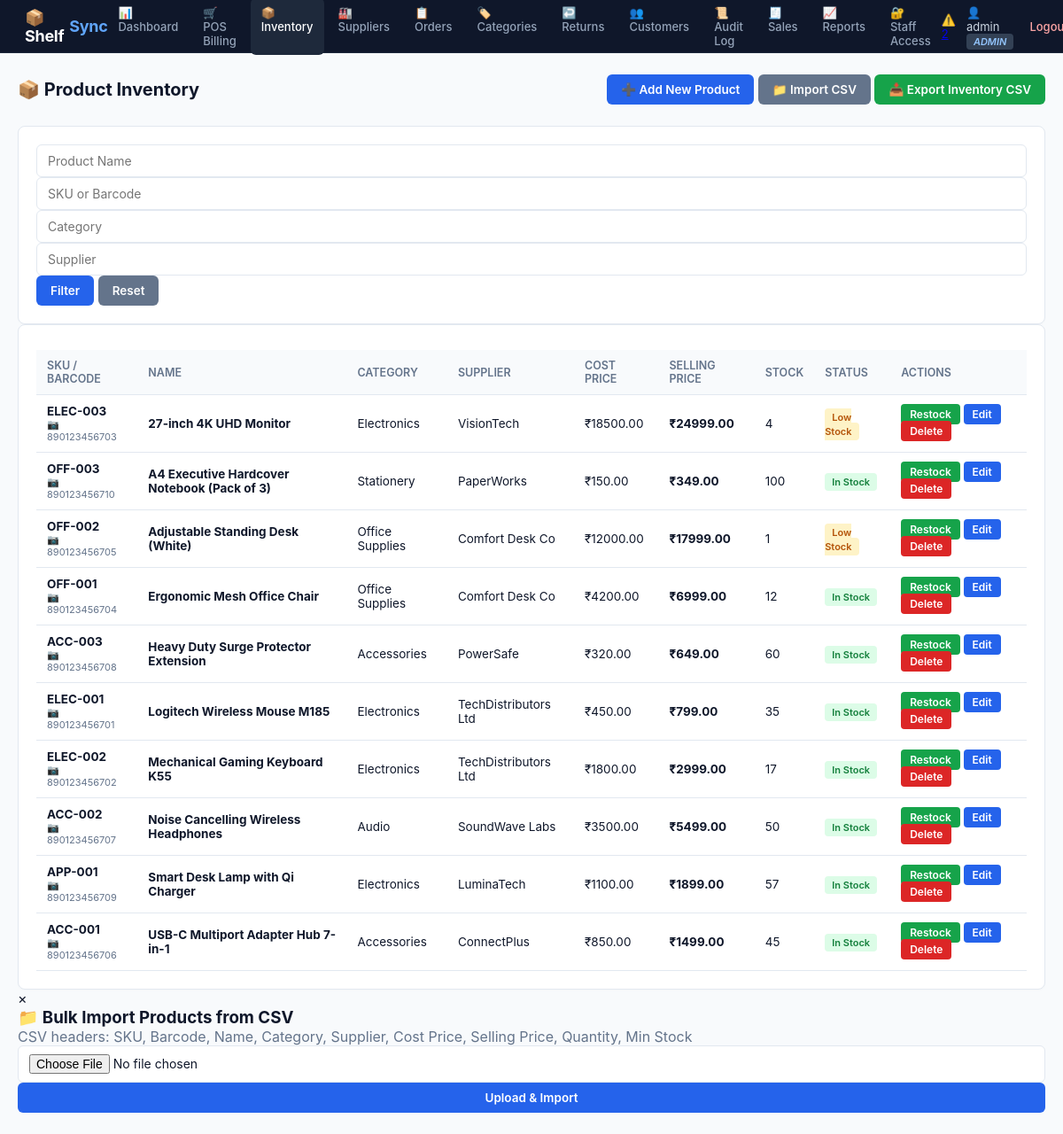
Screenshot of /products (signed in) with the database file from the repository.
### app.py (models this page shows)
class Product(db.Model):
    __tablename__ = "products"
    id = db.Column(db.Integer, primary_key=True)
    sku = db.Column(db.String(50), unique=True, nullable=True)
    barcode = db.Column(db.String(100), unique=True, nullable=True)
    name = db.Column(db.String(150), nullable=False)
    category = db.Column(db.String(100))
    supplier = db.Column(db.String(150))
    supplier_id = db.Column(db.Integer, db.ForeignKey("suppliers.id"), nullable=True)
    cost_price = db.Column(db.Float, nullable=False, default=0.0)
    price = db.Column(db.Float, nullable=False, default=0.0)
    quantity = db.Column(db.Integer, nullable=False, default=0)
    min_stock = db.Column(db.Integer, nullable=False, default=5)
    created_at = db.Column(db.DateTime, default=datetime.utcnow)
    @property
    def is_low_stock(self):
        return self.quantity <= self.min_stock and self.quantity > 0
    @property
    def is_out_of_stock(self):
        return self.quantity <= 0

### app.py (the view)
@app.route("/products")
@login_required
def products():
    query = Product.query
    name_q = request.args.get("name", "").strip()
    category_q = request.args.get("category", "").strip()
    supplier_q = request.args.get("supplier", "").strip()
    sku_q = request.args.get("sku", "").strip()
    if name_q:
        query = query.filter(Product.name.ilike(f"%{name_q}%"))
    if category_q:
        query = query.filter(Product.category.ilike(f"%{category_q}%"))
    if supplier_q:
        query = query.filter(Product.supplier.ilike(f"%{supplier_q}%"))
    if sku_q:
        query = query.filter((Product.sku.ilike(f"%{sku_q}%")) | (Product.barcode.ilike(f"%{sku_q}%")))
    product_list = query.order_by(Product.name.asc()).all()
    categories = [c[0] for c in db.session.query(Product.category).distinct() if c[0]]
    suppliers = Supplier.query.order_by(Supplier.name.asc()).all()
    return render_template(
        "products.html",
        products=product_list,
        categories=categories,
        suppliers=suppliers,
        filters={"name": name_q, "category": category_q, "supplier": supplier_q, "sku": sku_q},
    )

### app.py (called while the page is built)
def login_required(view_func):
    from functools import wraps
    @wraps(view_func)
    def wrapped(*args, **kwargs):
        if "user_id" not in session:
            flash("Please log in to access ShelfSync.", "error")
            return redirect(url_for("login"))
        return view_func(*args, **kwargs)
    return wrapped

@app.context_processor
def inject_user():
    low_count = Product.query.filter(Product.quantity <= Product.min_stock).count()
    return {
        "current_username": session.get("username"),
        "current_role": session.get("role"),
        "critical_alert_count": low_count
    }

### templates/products.html (shortened to what this page needs)
{% extends "base.html" %}
{% block content %}
<div class="page-header flex-between">
    <h2>📦 Product Inventory</h2>
    <div class="action-buttons">
        {% if current_role == 'admin' %}
        <a href="{{ url_for('add_product') }}" class="btn btn-primary">➕ Add New Product</a>
        <button class="btn btn-secondary" onclick="document.getElementById('importModal').style.display='block'">📁 Import CSV</button>
        {% endif %}
        <a href="{{ url_for('export_report', report_type='inventory') }}" class="btn btn-success">📥 Export Inventory CSV</a>
    </div>
</div>
<div class="filter-card">
    <form method="GET" action="{{ url_for('products') }}" class="filter-form">
        <input type="text" name="name" value="{{ filters.name }}" placeholder="Product Name" class="form-control">
        <input type="text" name="sku" value="{{ filters.sku }}" placeholder="SKU or Barcode" class="form-control">
        <input type="text" name="category" value="{{ filters.category }}" placeholder="Category" class="form-control">
        <input type="text" name="supplier" value="{{ filters.supplier }}" placeholder="Supplier" class="form-control">
        <button type="submit" class="btn btn-primary">Filter</button>
        <a href="{{ url_for('products') }}" class="btn btn-secondary">Reset</a>
    </form>
</div>
<div class="table-card">
    <table class="data-table">
        <thead>
            <tr>
                <th>SKU / Barcode</th>
                <th>Name</th>
                <th>Category</th>
                <th>Supplier</th>
                <th>Cost Price</th>
                <th>Selling Price</th>
                <th>Stock</th>
                <th>Status</th>
                <th>Actions</th>
            </tr>
        </thead>
        <tbody>
            {% for p in products %}
            <tr>
                <td>
                    <strong>{{ p.sku or '-' }}</strong>
                    {% if p.barcode %}<div class="text-muted" style="font-size:11px;">📷 {{ p.barcode }}</div>{% endif %}
                </td>
                <td><strong>{{ p.name }}</strong></td>
                <td>{{ p.category or '-' }}</td>
                <td>{{ p.supplier or '-' }}</td>
                <td>₹{{ "%.2f"|format(p.cost_price) }}</td>
                <td><strong>₹{{ "%.2f"|format(p.price) }}</strong></td>
                <td>{{ p.quantity }}</td>
                <td>
                    {% if p.is_out_of_stock %}
                    <span class="status-badge badge-out">Out of Stock</span>
                    {% elif p.is_low_stock %}
                    <span class="status-badge badge-low">Low Stock</span>
                    {% else %}
                    <span class="status-badge badge-ok">In Stock</span>
                    {% endif %}
                </td>
                <td>
                    <div class="table-actions">
                        <a href="{{ url_for('restock_product', product_id=p.id) }}" class="btn-sm btn-success">Restock</a>
                        {% if current_role == 'admin' %}
                        <a href="{{ url_for('edit_product', product_id=p.id) }}" class="btn-sm btn-primary">Edit</a>
                        <form method="POST" action="{{ url_for('delete_product', product_id=p.id) }}" style="display:inline;" onsubmit="return confirm('Delete {{ p.name }}?');">
                            <button type="submit" class="btn-sm btn-danger">Delete</button>
                        </form>
                        {% endif %}
                    </div>
                </td>
            </tr>
            {% else %}
            <tr><td colspan="9" class="text-center text-muted">No products found.</td></tr>
            {% endfor %}
        </tbody>
    </table>
</div>
<div id="importModal" class="modal">
    <div class="modal-content">
        <span class="close-modal" onclick="document.getElementById('importModal').style.display='none'">&times;</span>
        <h3>📁 Bulk Import Products from CSV</h3>
        <p class="text-muted">CSV headers: <code>SKU, Barcode, Name, Category, Supplier, Cost Price, Selling Price, Quantity, Min Stock</code></p>
        <form method="POST" action="{{ url_for('import_products') }}" enctype="multipart/form-data">
            <div class="form-group">
                <input type="file" name="csv_file" accept=".csv" required class="form-control">
            </div>
            <button type="submit" class="btn btn-primary btn-block">Upload & Import</button>
        </form>
    </div>
</div>
{% endblock %}

### static/style.css (style rules this page uses)
:root { --primary: #0f172a; --primary-light: #1e293b; --accent: #2563eb; --accent-hover: #1d4ed8; --success: #16a34a; --warning: #d97706; --danger: #dc2626; --bg: #f8fafc; --card-bg: #ffffff; --text: #0f172a; --text-muted: #64748b; --border: #e2e8f0; }
* { box-sizing: border-box; margin: 0; padding: 0; font-family: -apple-system, BlinkMacSystemFont, 'Segoe UI', Roboto, Helvetica, Arial, sans-serif; }
body { background-color: var(--bg); color: var(--text); min-height: 100vh; }
.page-header { margin-bottom: 24px; }
.page-header h2 { font-size: 20px; font-weight: 700; color: var(--primary); }
.flex-between { display: flex; justify-content: space-between; align-items: center; }
.btn { padding: 9px 16px; border: none; border-radius: 6px; font-weight: 600; cursor: pointer; text-decoration: none; display: inline-flex; align-items: center; gap: 6px; font-size: 13.5px; transition: 0.15s; }
.btn-primary { background: var(--accent); color: white; }
.btn-success { background: var(--success); color: white; }
.btn-secondary { background: #64748b; color: white; }
.btn-danger { background: var(--danger); color: white; }
.btn-block { width: 100%; justify-content: center; }
.btn-sm { padding: 4px 10px; border-radius: 4px; font-size: 12px; text-decoration: none; border: none; cursor: pointer; font-weight: 600; }
.btn-sm.btn-primary { background: var(--accent); color: white; }
.form-control { width: 100%; padding: 9px 12px; border: 1px solid var(--border); border-radius: 6px; font-size: 14px; outline: none; background: white; color: var(--text); }
.table-card, .form-card, .chart-card, .metric-card, .filter-card { background: var(--card-bg); border-radius: 8px; padding: 20px; border: 1px solid var(--border); box-shadow: 0 1px 3px rgba(0,0,0,0.02); }
.data-table { width: 100%; border-collapse: collapse; margin-top: 8px; font-size: 13.5px; }
.data-table th, .data-table td { padding: 10px 12px; border-bottom: 1px solid var(--border); text-align: left; }
.data-table th { background: #f8fafc; color: var(--text-muted); font-weight: 600; font-size: 12.5px; text-transform: uppercase; }
.status-badge { padding: 3px 8px; border-radius: 4px; font-size: 11px; font-weight: 600; }
.badge-ok { background: #dcfce7; color: #15803d; }
.badge-low { background: #fef3c7; color: #b45309; }
.text-muted { color: var(--text-muted); }

### rows the page displays
Product: sku "ELEC-003", barcode "890123456703", name "27-inch 4K UHD Monitor", category "Electronics", supplier "VisionTech", cost_price "18500.00", price "24999.00", quantity "4", min_stock "Low Stock"
Product: sku "OFF-003", barcode "890123456710", name "A4 Executive Hardcover Notebook (Pack of 3)", category "Stationery", supplier "PaperWorks", cost_price "150.00", price "349.00", quantity "100", min_stock "In Stock"
Product: sku "OFF-002", barcode "890123456705", name "Adjustable Standing Desk (White)", category "Office Supplies", supplier "Comfort Desk Co", cost_price "12000.00", price "17999.00", quantity "1", min_stock "Low Stock"
Product: sku "OFF-001", barcode "890123456704", name "Ergonomic Mesh Office Chair", category "Office Supplies", supplier "Comfort Desk Co", cost_price "4200.00", price "6999.00", quantity "12", min_stock "In Stock"
Product: sku "ACC-003", barcode "890123456708", name "Heavy Duty Surge Protector Extension", category "Accessories", supplier "PowerSafe", cost_price "320.00", price "649.00", quantity "60", min_stock "In Stock"
Product: sku "ELEC-001", barcode "890123456701", name "Logitech Wireless Mouse M185", category "Electronics", supplier "TechDistributors Ltd", cost_price "450.00", price "799.00", quantity "35", min_stock "In Stock"
Product: sku "ELEC-002", barcode "890123456702", name "Mechanical Gaming Keyboard K55", category "Electronics", supplier "TechDistributors Ltd", cost_price "1800.00", price "2999.00", quantity "17", min_stock "In Stock"
Product: sku "ACC-002", barcode "890123456707", name "Noise Cancelling Wireless Headphones", category "Audio", supplier "SoundWave Labs", cost_price "3500.00", price "5499.00", quantity "50", min_stock "In Stock"
Product: sku "APP-001", barcode "890123456709", name "Smart Desk Lamp with Qi Charger", category "Electronics", supplier "LuminaTech", cost_price "1100.00", price "1899.00", quantity "57", min_stock "In Stock"
Product: sku "ACC-001", barcode "890123456706", name "USB-C Multiport Adapter Hub 7-in-1", category "Accessories", supplier "ConnectPlus", cost_price "850.00", price "1499.00", quantity "45", min_stock "In Stock"

### other values shown
{{ critical_alert_count }} "2"
{{ current_username }} "admin"
{{ current_role }} "ADMIN"
